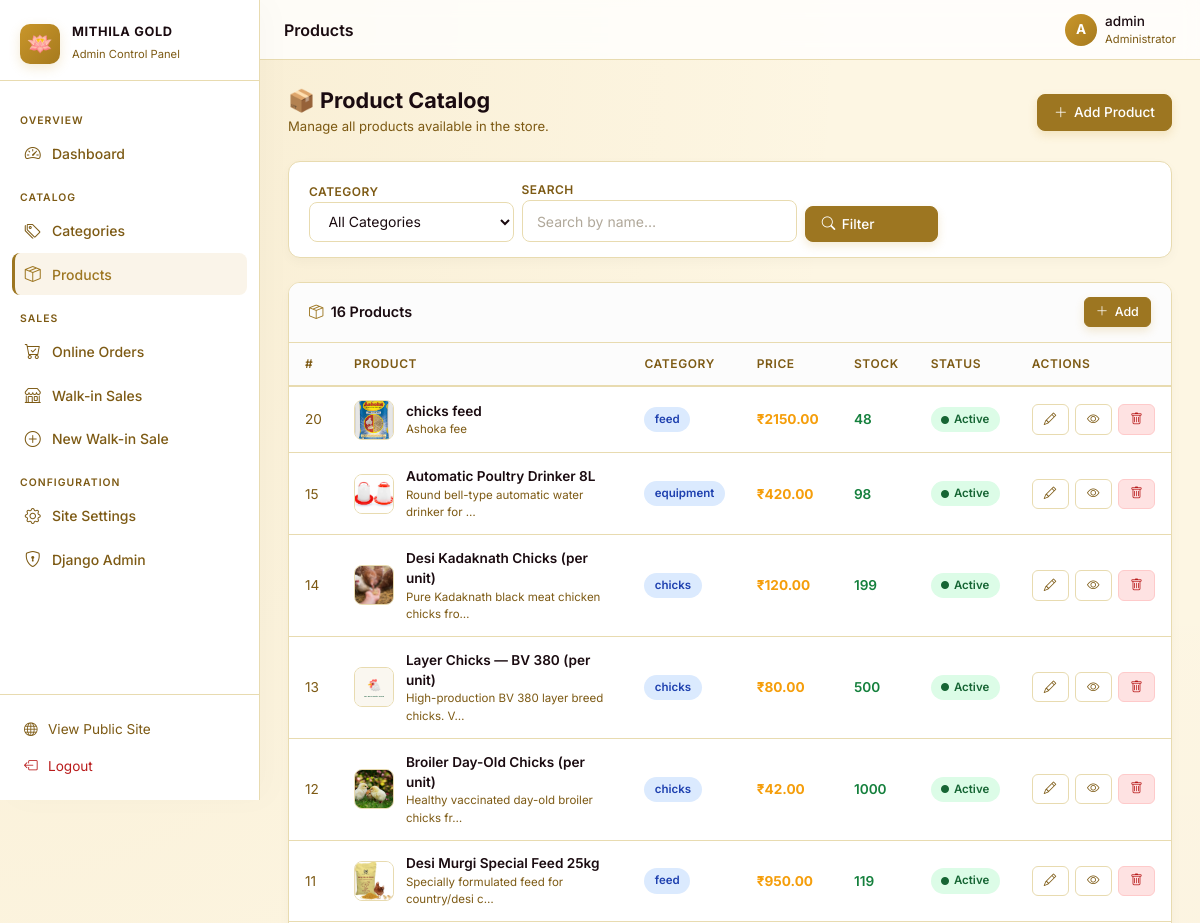
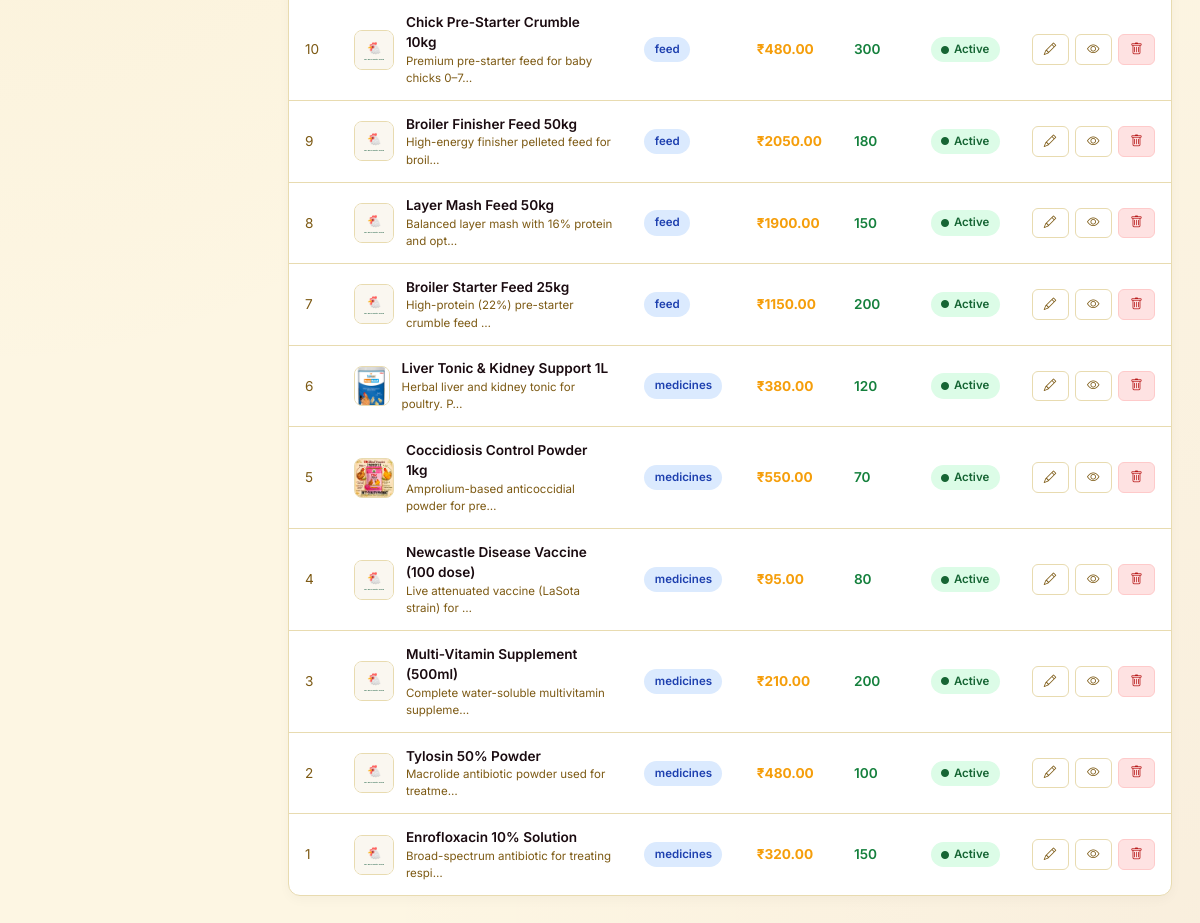
Page /dashboard/products/ (signed in) on the committed database (2 pictures, top to bottom).
### store/models.py (models this page shows, shortened)
class Product(models.Model):
    name = models.CharField(max_length=200)
    category = models.ForeignKey(Category, on_delete=models.SET_NULL, null=True, related_name='products')
    description = models.TextField()
    price = models.DecimalField(max_digits=10, decimal_places=2)
    stock = models.PositiveIntegerField(default=0)
    image = models.ImageField(upload_to='products/', blank=True, null=True)
    is_active = models.BooleanField(default=True)
    created_at = models.DateTimeField(auto_now_add=True)
    updated_at = models.DateTimeField(auto_now=True)
    class Meta:
        ordering = ['-created_at']
    @property
    def image_url(self):
        if self.image:
            return self.image.url
        gallery_image = self.images.first()
        if gallery_image:
            return gallery_image.image.url
        return '/static/img/product_placeholder.svg'

class Category(models.Model):
    name = models.CharField(max_length=100, unique=True)
    slug = models.SlugField(unique=True)
    description = models.CharField(max_length=200, blank=True)
    icon = models.CharField(max_length=100, default='📌')  # emoji icon for display
    class Meta:
        verbose_name_plural = 'Categories'
        ordering = ['name']
    def __str__(self):
        return self.name

### store/views.py (the view)
# urls.py: path('dashboard/products/', views.admin_products_list, name='admin_products_list'),
@login_required
def admin_products_list(request):
    if not request.user.is_staff:
        return render(request, 'admin_custom/access_denied.html', status=403)
    products = Product.objects.select_related('category').all()
    categories = Category.objects.all()
    category_slug = request.GET.get('category', '')
    search_query = request.GET.get('q', '')
    if category_slug:
        products = products.filter(category__slug=category_slug)
    if search_query:
        products = products.filter(
            Q(name__icontains=search_query) | Q(description__icontains=search_query)
        )
    context = {
        'products': products,
        'categories': categories,
        'current_category': category_slug,
        'search_query': search_query,
        'page_title': 'Products',
    }
    return render(request, 'admin_custom/products_list.html', context)

### store/context_processors.py (called while the page is built)
def site_settings(request):
    return {'site_settings': SiteSettings.get_settings()}

def cart_count(request):
    cart = request.session.get('cart', {})
    count = sum(item.get('quantity', 0) for item in cart.values())
    return {'cart_count': count}

def categories_processor(request):
    return {'categories': Category.objects.all()}

### store/models.py (called while the page is built)
    @classmethod
    def get_settings(cls):
        obj, _ = cls.objects.get_or_create(pk=1)
        return obj

### templates/admin_custom/products_list.html (shortened to what this page needs)
{% extends 'admin_custom/base_admin.html' %}
{% block page_heading %}Products{% endblock %}
{% block content %}
<div class="adm-page-header">
  <div>
    <h1>📦 Product Catalog</h1>
    <p>Manage all products available in the store.</p>
  </div>
  <a href="{% url 'store:admin_products_add' %}" class="adm-btn adm-btn-primary">
    <i class="bi bi-plus-lg"></i> Add Product
  </a>
</div>
<div class="adm-card mb-4">
  <div class="adm-card-body" style="padding:.9rem 1.25rem">
    <form method="get" class="row g-2 align-items-end">
      <div class="col-sm-4 col-md-3">
        <label style="font-size:.75rem;font-weight:600;color:var(--admin-muted);text-transform:uppercase;letter-spacing:.04em">Category</label>
        <select name="category" class="adm-select">
          <option value="">All Categories</option>
        </select>
      </div>
      <div class="col-sm-5 col-md-4">
        <label style="font-size:.75rem;font-weight:600;color:var(--admin-muted);text-transform:uppercase;letter-spacing:.04em">Search</label>
        <input type="text" name="q" value="{{ search_query }}" placeholder="Search by name…" class="adm-input">
      </div>
      <div class="col-sm-3 col-md-2">
        <button type="submit" class="adm-btn adm-btn-primary" style="width:100%">
          <i class="bi bi-search"></i> Filter
        </button>
      </div>
    </form>
  </div>
</div>
<div class="adm-card">
  <div class="adm-card-header">
    <span><i class="bi bi-box-seam" style="color:var(--admin-accent)"></i> &nbsp;{{ products|length }} Product{{ products|length|pluralize }}</span>
    <a href="{% url 'store:admin_products_add' %}" class="adm-btn adm-btn-primary adm-btn-sm">
      <i class="bi bi-plus-lg"></i> Add
    </a>
  </div>
  <div style="overflow-x:auto">
    <table class="adm-table">
      <thead>
        <tr>
          <th>#</th>
          <th>Product</th>
          <th>Category</th>
          <th>Price</th>
          <th>Stock</th>
          <th>Status</th>
          <th>Actions</th>
        </tr>
      </thead>
      <tbody>
        {% for product in products %}
        <tr>
          <td style="color:var(--admin-muted)">{{ product.pk }}</td>
          <td>
            <div style="display:flex;align-items:center;gap:.75rem">
              <img src="{{ product.image_url }}" alt="{{ product.name }}" style="width:40px;height:40px;object-fit:cover;border-radius:8px;border:1px solid var(--admin-border)">
              <div>
                <div style="font-weight:600">{{ product.name }}</div>
                <div style="font-size:.72rem;color:var(--admin-muted)">{{ product.description|truncatechars:45 }}</div>
              </div>
            </div>
          </td>
          <td>
            <span class="adm-badge blue">{{ product.category }}</span>
          </td>
          <td style="font-weight:700;color:#f59e0b">₹{{ product.price }}</td>
          <td>
            {% if product.stock == 0 %}
              <span class="adm-badge red">Out of Stock</span>
            {% elif product.stock <= 10 %}
              <span class="adm-badge amber">{{ product.stock }} left</span>
            {% else %}
              <span style="color:var(--admin-green);font-weight:600">{{ product.stock }}</span>
            {% endif %}
          </td>
          <td>
            {% if product.is_active %}
              <span class="adm-badge green"><i class="bi bi-circle-fill" style="font-size:.5rem"></i> Active</span>
            {% else %}
              <span class="adm-badge grey"><i class="bi bi-circle-fill" style="font-size:.5rem"></i> Hidden</span>
            {% endif %}
          </td>
          <td>
            <div style="display:flex;gap:.4rem">
              <a href="{% url 'store:admin_products_edit' product.pk %}" class="adm-btn adm-btn-ghost adm-btn-sm" title="Edit">
                <i class="bi bi-pencil"></i>
              </a>
              <a href="{% url 'store:product_detail' product.pk %}" class="adm-btn adm-btn-ghost adm-btn-sm" title="View on site" target="_blank">
                <i class="bi bi-eye"></i>
              </a>
              <form method="post" action="{% url 'store:admin_products_delete' product.pk %}" style="margin:0" onsubmit="return confirm('Delete {{ product.name }}? This cannot be undone.')">
                <button type="submit" class="adm-btn adm-btn-danger adm-btn-sm" title="Delete">
                  <i class="bi bi-trash"></i>
                </button>
              </form>
            </div>
          </td>
        </tr>
        {% endfor %}
      </tbody>
    </table>
  </div>
</div>
{% endblock %}

### templates/admin_custom/base_admin.html (shortened to what this page needs)
{% load static %}
<!DOCTYPE html>
<html lang="en">
<head>
  <link href="https://cdn.jsdelivr.net/npm/bootstrap@5.3.2/dist/css/bootstrap.min.css" rel="stylesheet">
  <link href="https://cdn.jsdelivr.net/npm/bootstrap-icons@1.11.3/font/bootstrap-icons.css" rel="stylesheet">
</head>
<body>
<aside class="adm-sidebar" id="adminSidebar">
  <div class="adm-sidebar-header">
    <div class="adm-logo-ring">🪷</div>
    <div class="adm-brand">
      <h6>Mithila Gold</h6>
      <span>Admin Control Panel</span>
    </div>
  </div>
  <nav class="adm-nav">
    <div class="adm-nav-section">Overview</div>
    <a href="{% url 'store:admin_dashboard' %}" class="{% if request.resolver_match.url_name == 'admin_dashboard' %}active{% endif %}">
      <i class="bi bi-speedometer2"></i> Dashboard
    </a>
    <div class="adm-nav-section">Catalog</div>
    <a href="{% url 'store:admin_categories_list' %}" class="{% if 'admin_categories' in request.resolver_match.url_name %}active{% endif %}">
      <i class="bi bi-tags"></i> Categories
    </a>
    <a href="{% url 'store:admin_products_list' %}" class="{% if 'admin_products' in request.resolver_match.url_name %}active{% endif %}">
      <i class="bi bi-box-seam"></i> Products
    </a>
    <div class="adm-nav-section">Sales</div>
    <a href="{% url 'store:admin_orders_list' %}" class="{% if 'admin_order' in request.resolver_match.url_name %}active{% endif %}">
      <i class="bi bi-cart-check"></i> Online Orders
    </a>
    <a href="{% url 'store:admin_sales_list' %}" class="{% if request.resolver_match.url_name == 'admin_sales_list' %}active{% endif %}">
      <i class="bi bi-shop"></i> Walk-in Sales
    </a>
    <a href="{% url 'store:admin_sales_add' %}" class="{% if request.resolver_match.url_name == 'admin_sales_add' %}active{% endif %}">
      <i class="bi bi-plus-circle"></i> New Walk-in Sale
    </a>
    <div class="adm-nav-section">Configuration</div>
    <a href="{% url 'store:admin_settings' %}" class="{% if request.resolver_match.url_name == 'admin_settings' %}active{% endif %}">
      <i class="bi bi-gear"></i> Site Settings
    </a>
    <a href="/admin/" target="_blank">
      <i class="bi bi-shield-lock"></i> Django Admin
    </a>
  </nav>
  <div class="adm-sidebar-footer">
    <a href="{% url 'store:home' %}">
      <i class="bi bi-globe"></i> View Public Site
    </a>
    <form action="{% url 'store:logout' %}" method="post" style="margin:0">
      <button type="submit" style="background:none;border:none;width:100%;text-align:left;padding:0">
        <a href="#" onclick="this.closest('form').submit();return false;" style="color:var(--admin-red)">
          <i class="bi bi-box-arrow-left"></i> Logout
        </a>
      </button>
    </form>
  </div>
</aside>
<div class="adm-main">
  <header class="adm-topbar">
    <div class="d-flex align-items-center gap-3">
      <span class="page-heading">{% block page_heading %}Admin Panel{% endblock %}</span>
    </div>
    <div class="adm-user">
      <div class="adm-user-avatar">{{ user.first_name|default:user.username|slice:":1"|upper }}</div>
      <div class="d-none d-sm-block">
        <div class="adm-user-name">{{ user.first_name|default:user.username }}</div>
        <div class="adm-user-role">Administrator</div>
      </div>
    </div>
  </header>
  <main class="adm-content">
    {% block content %}{% endblock %}
  </main>
</div>
</body>
</html>

### rows in the picture
Product: pk "20", image_url (picture), name "chicks feed", description "Ashoka fee", category "feed", price "2150.00", stock "48", is_active True (drawn)
Product: pk "15", image_url (picture), name "Automatic Poultry Drinker 8L", description "Round bell-type automatic water drinker for …", category "equipment", price "420.00", stock "98", is_active True (drawn)
Product: pk "14", image_url (picture), name "Desi Kadaknath Chicks (per unit)", description "Pure Kadaknath black meat chicken chicks fro…", category "chicks", price "120.00", stock "199", is_active True (drawn)
Product: pk "13", name "Layer Chicks — BV 380 (per unit)", description "High-production BV 380 layer breed chicks. V…", category "chicks", price "80.00", stock "500", is_active True (drawn)
Product: pk "12", image_url (picture), name "Broiler Day-Old Chicks (per unit)", description "Healthy vaccinated day-old broiler chicks fr…", category "chicks", price "42.00", stock "1000", is_active True (drawn)
Product: pk "11", image_url (picture), name "Desi Murgi Special Feed 25kg", description "Specially formulated feed for country/desi c…", category "feed", price "950.00", stock "119", is_active True (drawn)
Product: pk "10", name "Chick Pre-Starter Crumble 10kg", description "Premium pre-starter feed for baby chicks 0–7…", category "feed", price "480.00", stock "300", is_active True (drawn)
Product: pk "9", name "Broiler Finisher Feed 50kg", description "High-energy finisher pelleted feed for broil…", category "feed", price "2050.00", stock "180", is_active True (drawn)
Product: pk "8", name "Layer Mash Feed 50kg", description "Balanced layer mash with 16% protein and opt…", category "feed", price "1900.00", stock "150", is_active True (drawn)
Product: pk "7", name "Broiler Starter Feed 25kg", description "High-protein (22%) pre-starter crumble feed …", category "feed", price "1150.00", stock "200", is_active True (drawn)
Product: pk "6", image_url (picture), name "Liver Tonic & Kidney Support 1L", description "Herbal liver and kidney tonic for poultry. P…", category "medicines", price "380.00", stock "120", is_active True (drawn)
Product: pk "5", image_url (picture), name "Coccidiosis Control Powder 1kg", description "Amprolium-based anticoccidial powder for pre…", category "medicines", price "550.00", stock "70", is_active True (drawn)
Product: pk "4", name "Newcastle Disease Vaccine (100 dose)", description "Live attenuated vaccine (LaSota strain) for …", category "medicines", price "95.00", stock "80", is_active True (drawn)
Product: pk "3", name "Multi-Vitamin Supplement (500ml)", description "Complete water-soluble multivitamin suppleme…", category "medicines", price "210.00", stock "200", is_active True (drawn)
Product: pk "2", name "Tylosin 50% Powder", description "Macrolide antibiotic powder used for treatme…", category "medicines", price "480.00", stock "100", is_active True (drawn)
Product: pk "1", name "Enrofloxacin 10% Solution", description "Broad-spectrum antibiotic for treating respi…", category "medicines", price "320.00", stock "150", is_active True (drawn)

### other values in the picture
{{ user.first_name|default:user.username|slice:":1"|upper }} "A"
{{ user.first_name|default:user.username }} "admin"
{{ products|length }} "16"
